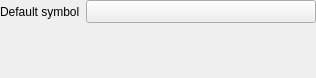
<?xml version="1.0" encoding="UTF-8"?>
<ui version="4.0">
 <class>QgsEmbeddedSymbolRendererWidgetBase</class>
 <widget class="QWidget" name="QgsEmbeddedSymbolRendererWidgetBase">
  <property name="geometry">
   <rect>
    <x>0</x>
    <y>0</y>
    <width>316</width>
    <height>78</height>
   </rect>
  </property>
  <property name="windowTitle">
   <string notr="true">Form</string>
  </property>
  <layout class="QGridLayout" name="gridLayout" columnstretch="0,1">
   <property name="leftMargin">
    <number>0</number>
   </property>
   <property name="topMargin">
    <number>0</number>
   </property>
   <property name="rightMargin">
    <number>0</number>
   </property>
   <property name="bottomMargin">
    <number>0</number>
   </property>
   <item row="0" column="1">
    <widget class="QgsSymbolButton" name="mDefaultSymbolToolButton">
     <property name="sizePolicy">
      <sizepolicy hsizetype="Preferred" vsizetype="Fixed">
       <horstretch>0</horstretch>
       <verstretch>0</verstretch>
      </sizepolicy>
     </property>
     <property name="text">
      <string/>
     </property>
    </widget>
   </item>
   <item row="0" column="0">
    <widget class="QLabel" name="label">
     <property name="text">
      <string>Default symbol</string>
     </property>
    </widget>
   </item>
   <item row="1" column="1">
    <spacer name="verticalSpacer">
     <property name="orientation">
      <enum>Qt::Vertical</enum>
     </property>
     <property name="sizeHint" stdset="0">
      <size>
       <width>20</width>
       <height>40</height>
      </size>
     </property>
    </spacer>
   </item>
  </layout>
 </widget>
 <customwidgets>
  <customwidget>
   <class>QgsSymbolButton</class>
   <extends>QToolButton</extends>
   <header>qgssymbolbutton.h</header>
  </customwidget>
 </customwidgets>
 <resources/>
 <connections/>
</ui>
